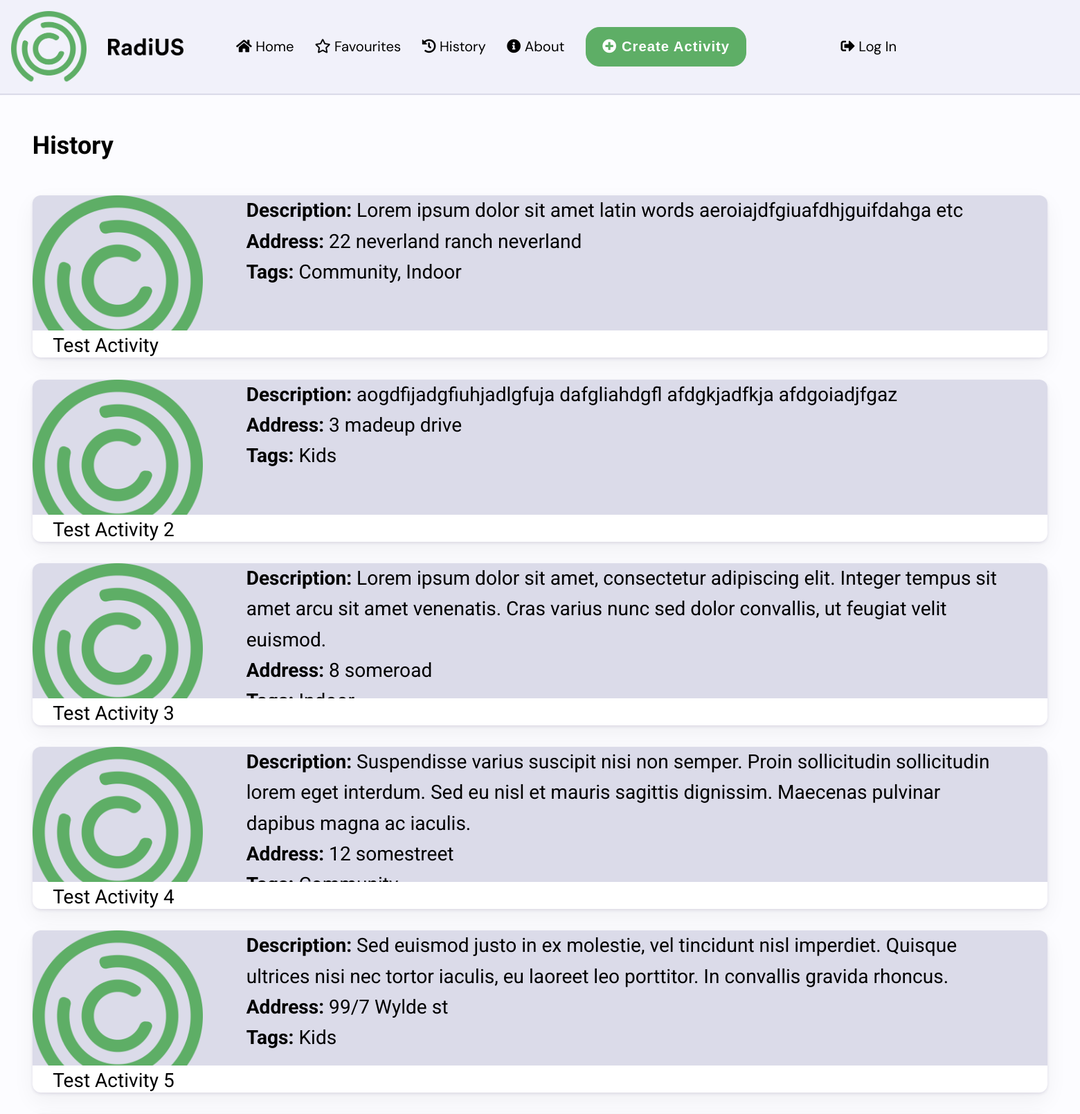
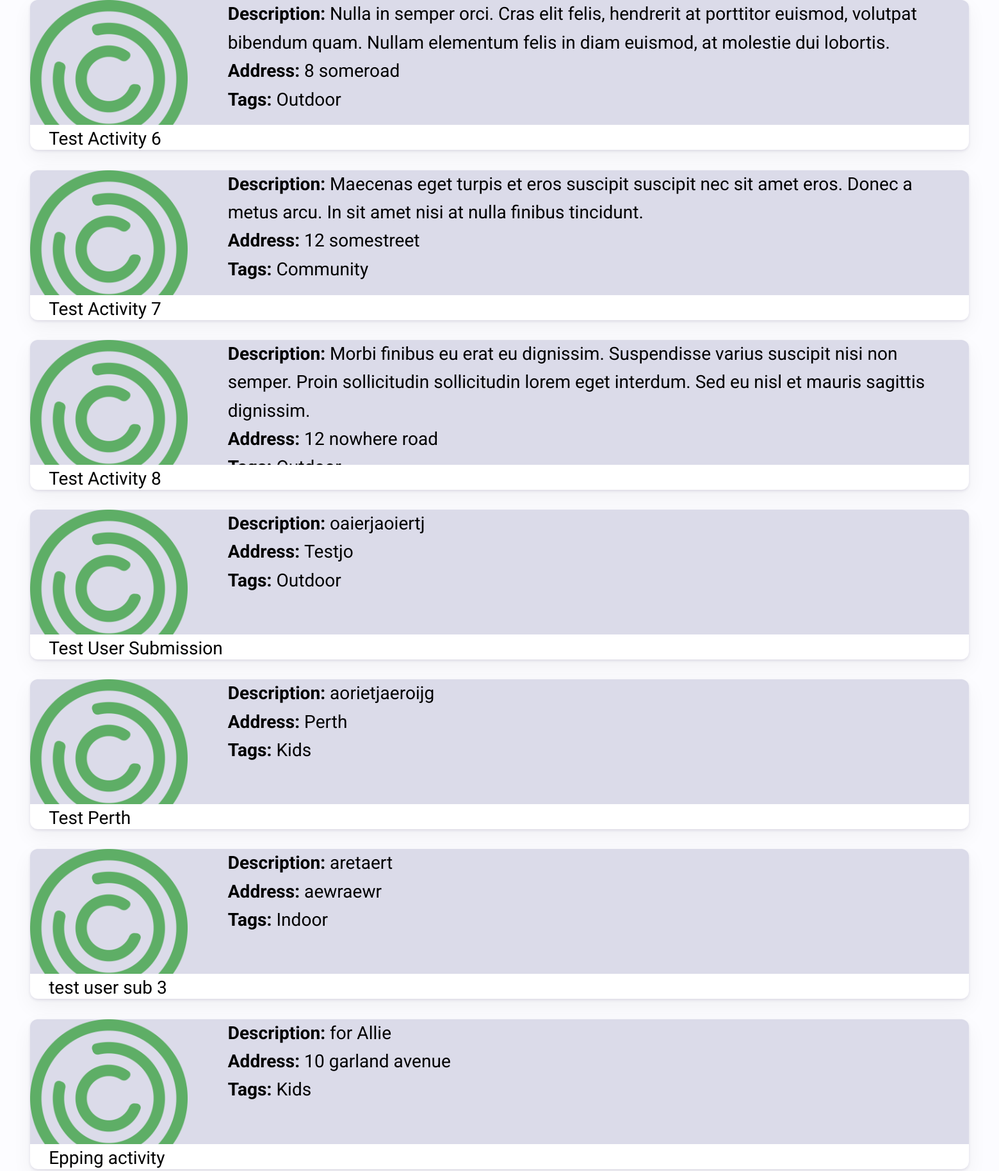
The app's page /history (upper part) with its own data (2 pictures, top to bottom).
### radius/models.py (models this page shows, shortened)
class Activity(models.Model):
    name = models.CharField(max_length=200, help_text='Activity Name')
    description = models.TextField(help_text='Activity Description')
    address = models.CharField(max_length=200, help_text='Activity Address')
    tags = models.ManyToManyField(ActivityTags, help_text='Select Tags')
    id = models.UUIDField(primary_key=True, default=uuid.uuid4,
                          help_text='Activity Key')
    datetime = models.DateTimeField(default=datetime.datetime.now())
    longitude = models.FloatField(default=151.7420)
    latitude = models.FloatField(default=-33.871846)
    image = models.ImageField(upload_to='images/', default='noimage.jpg')

class ActivityTags(models.Model):
    name = models.CharField(max_length=200, help_text='Enter a Tag (e.g. Community')
    def __str__(self):
        return self.name

### radius/views.py (the view)
# urls.py: path('history', views.history),
def history(request):
    activities = Activity.objects.all()
    return render(request, 'history.html', {'activities' :activities})

### radius/templates/history.html (shortened to what this page needs)
{% extends 'base.html' %}
{% load static %}
{% block content %}
{% include 'partials/navbar.html' %}
<main>
    <h1>History</h1>
{% include 'partials/activitycard-ext.html' %}
</main>
{% endblock %}

### radius/templates/partials/activitycard-ext.html
{% load static %}
{% if activities %}
        <div class="fav_activityList">
                {% for activity in activities %}
                        <div class="fav_activity_container">
                                <div class="fav_img"><img src="static/img/logo_icon.png" alt="{{ activity.name }}"></div>
                                <div class="fav_description">
                                        <b>Description: </b>{{ activity.description }}<br>
                                        <b>Address: </b>{{ activity.address }}<br>
                                        <b>Tags: </b>{{ activity.tags.all|join:", " }}<br>
                                </div>
                                <div class="fav_activity_title">{{ activity.name }}</div>
                        </div>
                {% endfor %}
{% endif %}
        </div>

### radiusproject/static/css/style.css (style rules this page uses)
*, *::before, *::after { box-sizing: border-box; }
:root { --clr-darkGreen: #5EAE66; --clr-lightGreen: #AFDEB4; --clr-green2:#C5ED97; --clr-lightGreen2:#E9FFD0; --clr-text: #000; --clr-grey1: #DBDBE9; --clr-grey2:#F1F1FA; --clr-grey3:#FCFCFF; }
body { background-color: var(--clr-grey3); color: var(--clr-text); font-family: 'Roboto', sans-serif; font-weight: 400; line-height: 1.58; font-size: 14px; padding: 5px, 5px, 5px; min-height:calc(100vh - 2 * 12px); }
html { min-height:100vh; }
h1 { font-weight: bold; margin: 0; }
.fav_activityList { display:flex; flex-direction: column; flex-wrap: wrap; justify-content: flex-start; align-items: stretch; align-content: stretch; gap: 2vw; margin-top:3%; }
.fav_activity_container { position: relative; width: 100%; height: 15vw; border-radius: 12px; box-shadow: 0px 2px 4px rgba(28, 5, 77, 0.1), 0px 12px 32px rgba(0, 0, 0, 0.05); background:var(--clr-grey1); font-size:1.8vw; }
.fav_activity_title { position: absolute; bottom: 0; width: 100%; height: 2.5vw; background: white; text-align: left; justify-self: center; padding-left: 2%; border-bottom-left-radius: 12px; border-bottom-right-radius: 12px; }
.fav_activity_container { display:flex; flex-direction: row; gap:4vw; padding-right: 4%; }
.fav_img img { height: 15vw; }
* { box-sizing: border-box; }
@media (min-width: 641px) { body { margin:0px; font-size:16px; } }
@media (min-width: 641px) { main { margin: 3vw; } }
@media (min-width: 641px) { main { grid-column: 2/5; } }
@media (min-width: 1008px) { body { font-size:18px; } }

### records on screen
Activity: description "Lorem ipsum dolor sit amet latin words aeroiajdfgiuafdhjguifdahga etc", address "22 neverland ranch neverland", tags.all "Community, Indoor", name "Test Activity"
Activity: description "aogdfijadgfiuhjadlgfuja dafgliahdgfl afdgkjadfkja afdgoiadjfgaz", address "3 madeup drive", tags.all "Kids", name "Test Activity 2"
Activity: description "Lorem ipsum dolor sit amet, consectetur adipiscing elit. Integer tempus sit amet arcu sit amet venenatis. Cras varius nunc sed dolor convallis, ut feugiat velit euismod.", address "8 someroad", name "Test Activity 3"
Activity: description "Suspendisse varius suscipit nisi non semper. Proin sollicitudin sollicitudin lorem eget interdum. Sed eu nisl et mauris sagittis dignissim. Maecenas pulvinar dapibus magna ac iaculis.", address "12 somestreet", name "Test Activity 4"
Activity: description "Sed euismod justo in ex molestie, vel tincidunt nisl imperdiet. Quisque ultrices nisi nec tortor iaculis, eu laoreet leo porttitor. In convallis gravida rhoncus.", address "99/7 Wylde st", tags.all "Kids", name "Test Activity 5"
Activity: description "Nulla in semper orci. Cras elit felis, hendrerit at porttitor euismod, volutpat bibendum quam. Nullam elementum felis in diam euismod, at molestie dui lobortis.", address "8 someroad", tags.all "Outdoor", name "Test Activity 6"
Activity: description "Maecenas eget turpis et eros suscipit suscipit nec sit amet eros. Donec a metus arcu. In sit amet nisi at nulla finibus tincidunt.", address "12 somestreet", tags.all "Community", name "Test Activity 7"
Activity: description "Morbi finibus eu erat eu dignissim. Suspendisse varius suscipit nisi non semper. Proin sollicitudin sollicitudin lorem eget interdum. Sed eu nisl et mauris sagittis dignissim.", address "12 nowhere road", name "Test Activity 8"
Activity: description "oaierjaoiertj", address "Testjo", tags.all "Outdoor", name "Test User Submission"
Activity: description "aorietjaeroijg", address "Perth", tags.all "Kids", name "Test Perth"
Activity: description "aretaert", address "aewraewr", tags.all "Indoor", name "test user sub 3"
Activity: description "for Allie", address "10 garland avenue", tags.all "Kids", name "Epping activity"
